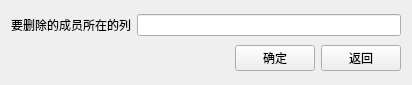
<?xml version="1.0" encoding="UTF-8"?>
<ui version="4.0">
 <class>Delete</class>
 <widget class="QWidget" name="Delete">
  <property name="geometry">
   <rect>
    <x>0</x>
    <y>0</y>
    <width>412</width>
    <height>85</height>
   </rect>
  </property>
  <property name="windowTitle">
   <string>Form</string>
  </property>
  <layout class="QGridLayout" name="gridLayout">
   <item row="0" column="0">
    <layout class="QHBoxLayout" name="horizontalLayout_2">
     <item>
      <widget class="QLabel" name="label">
       <property name="text">
        <string>要删除的成员所在的列</string>
       </property>
      </widget>
     </item>
     <item>
      <widget class="QLineEdit" name="lineEdit"/>
     </item>
    </layout>
   </item>
   <item row="1" column="0">
    <layout class="QHBoxLayout" name="horizontalLayout">
     <item>
      <spacer name="horizontalSpacer">
       <property name="orientation">
        <enum>Qt::Horizontal</enum>
       </property>
       <property name="sizeHint" stdset="0">
        <size>
         <width>188</width>
         <height>20</height>
        </size>
       </property>
      </spacer>
     </item>
     <item>
      <widget class="QPushButton" name="pushButton">
       <property name="text">
        <string>确定</string>
       </property>
      </widget>
     </item>
     <item>
      <widget class="QPushButton" name="pushButton_2">
       <property name="text">
        <string>返回</string>
       </property>
      </widget>
     </item>
    </layout>
   </item>
  </layout>
 </widget>
 <resources/>
 <connections/>
</ui>
